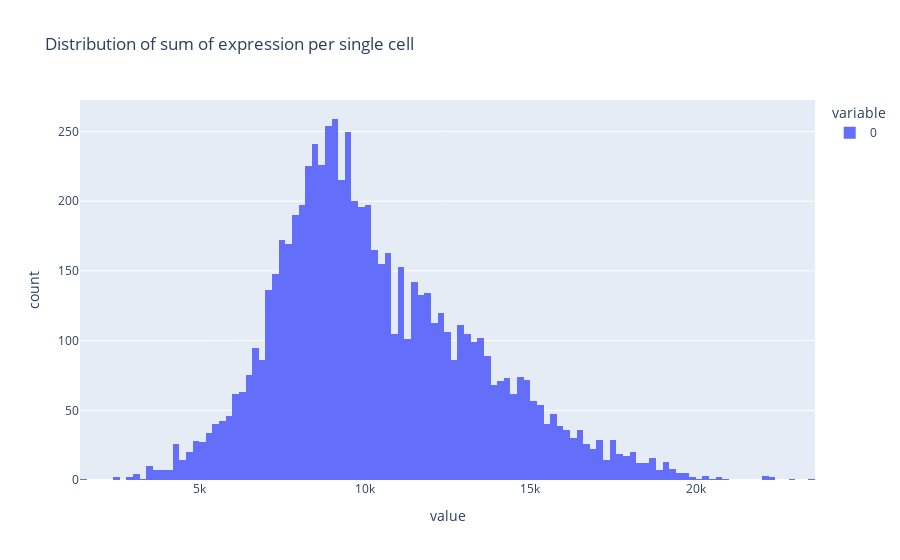

This figure's notebook cell:
### Code cell
px.histogram(
    sc_rna_seq.sum(axis="index"),
    title="Distribution of sum of expression per single cell",
)

### Figure 1 — Plotly figure (JSON) as saved in the notebook; plotly's stock layout.template omitted (floating-point values rounded to 4 significant figures; data arrays with more than 128 entries replaced by an {"elided": "..."} marker saying what was removed)
{"data": [{"alignmentgroup": "True", "bingroup": "x", "hovertemplate": "variable=0<br>value=%{x}<br>count=%{y}<extra></extra>", "legendgroup": "0", "marker": {"color": "#636efa", "pattern": {"shape": ""}}, "name": "0", "offsetgroup": "0", "orientation": "v", "showlegend": true, "type": "histogram", "x": {"elided": "7186 float values"}, "xaxis": "x", "yaxis": "y"}], "layout": {"autosize": true, "barmode": "relative", "legend": {"title": {"text": "variable"}, "tracegroupgap": 0}, "title": {"text": "Distribution of sum of expression per single cell"}, "xaxis": {"anchor": "y", "autorange": true, "domain": [0, 1], "range": [1400, 23600], "title": {"text": "value"}, "type": "linear"}, "yaxis": {"anchor": "x", "autorange": true, "domain": [0, 1], "range": [0, 272.6], "title": {"text": "count"}}}}
